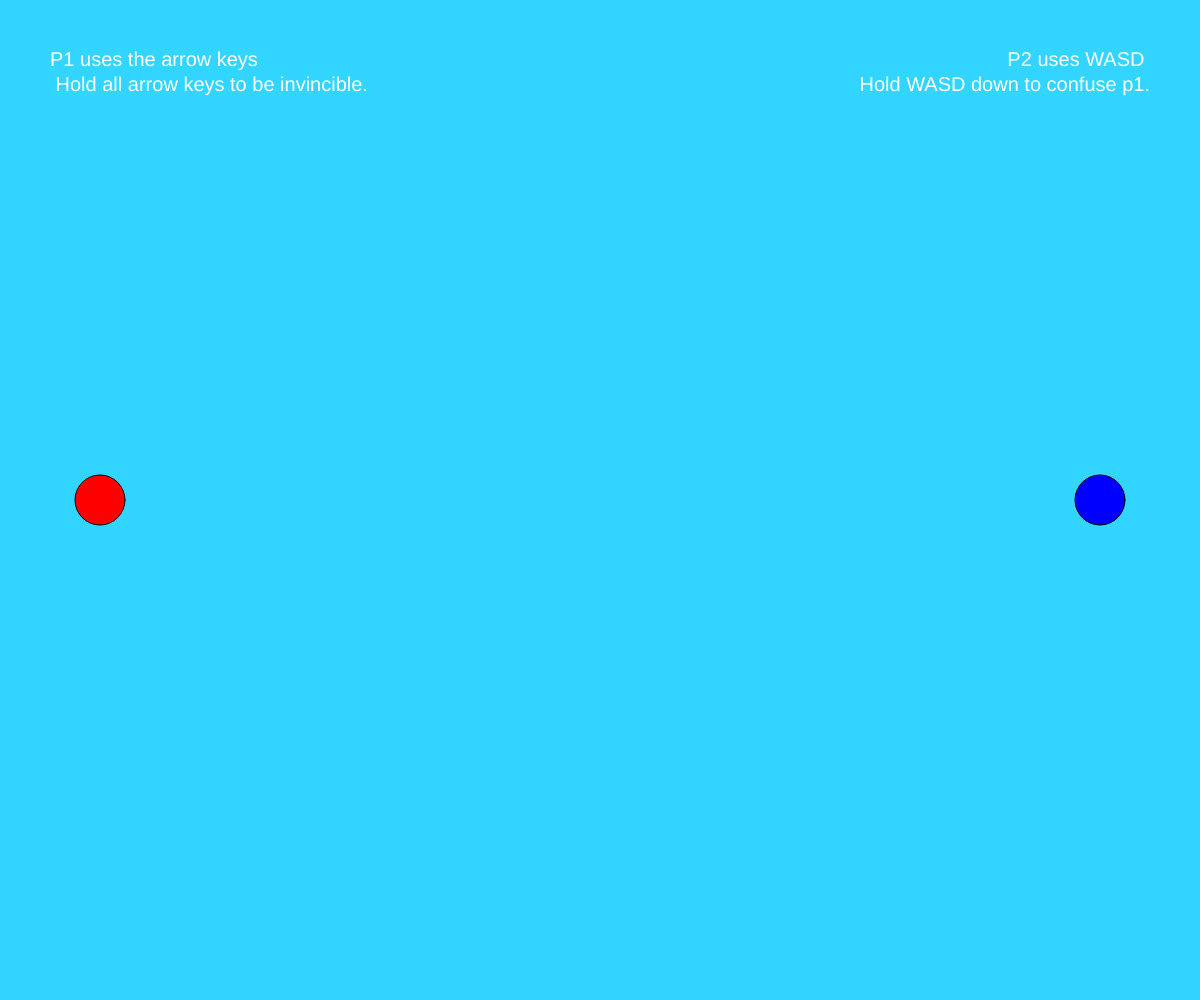
Frame 1 (no input)
Frame 60 (no input): identical to frame 1, image omitted
Frame 120 (the mouse pressed at the canvas centre since frame 60): identical to frame 1, image omitted

The p5.js sketch that drew this single still picture (run headless with seeded random() and noise() and a simulated clock; from frame 60 on, the mouse is pressed at the canvas centre):

// p5.js sketch
// ── sketch.js
// player 1 is "it" and drawn as a red circle
// player 2 is trying to escape capture.
// player 2 moves slightly slower but can teleport from
// bottom to top, left to right, etc. if they go off the edge

var player1X;	// create variables to store
var player1Y;	// player coordinates

var player2X;
var player2Y;

// if the game ends, make this true so we can display a message
var gameOver = false;


function setup() {
	createCanvas(windowWidth, windowHeight);

	// set player starting positions
	player1X = 100;
	player1Y = height/2;
	player2X = width - 100;
	player2Y = height/2;
	
	
	
}

function draw() {
	

	
	// instructions
	
	// only do game logic if game isn't over
	if(!gameOver) {

		// check keys one at a time
		// have the two players collided?
		// the dist function returns the distance between two
		// coordinate pairs in pixels
		var playerDistance = dist(player1X, player1Y, player2X, player2Y);
		
		//using playerDist to redraw
		var scaledX = map(playerDistance, 0, width, 0, 255); 
		var scaledY = map(playerDistance, 0, height, 0, 255);
		background(50,scaledX,scaledY );
		
		
		// PLAYER 1
		// will have inverted controls if too close to p2
		if(playerDistance < 500) {
			
			
			
			
			
			fill(255,255,255);
			textAlign(TOP,CENTER);
			textSize(25);
			text("P1 has inverted controls!", windowWidth/2,100 );
			
		if(keyIsDown(40)) {
			// UP
			// can p1 go up?
			if(player1Y > 10) {
			// if so, move up...
			player1Y = player1Y - 10;
			}
		}

		if(keyIsDown(38)) {
			// DOWN
			// can p1 go down?
			if(player1Y < height - 10) {
				player1Y = player1Y + 10;
			}
		}

		if(keyIsDown(39)) {
			// LEFT
			// check that the player isnt too far left
			if(player1X > 10) {
				player1X = player1X - 10;
			}
		}

		if(keyIsDown(37)) {
			// RIGHT
			// can p1 go right??
			if(player1X < width - 10) {
				player1X = player1X + 10;
			}
		}
			
			
			
			
		}else {
			
			if(keyIsDown(38)) {
			// UP
			// can p1 go up?
			if(player1Y > 10) {
				// if so, move up...
				player1Y = player1Y - 10;
			}
		}

		if(keyIsDown(40)) {
			// DOWN
			// can p1 go down?
			if(player1Y < height - 10) {
				player1Y = player1Y + 10;
			}
		}

		if(keyIsDown(37)) {
			// LEFT
			// check that the player isnt too far left
			if(player1X > 10) {
				player1X = player1X - 10;
			}
		}

		if(keyIsDown(39)) {
			// RIGHT
			// can p1 go right??
			if(player1X < width - 10) {
				player1X = player1X + 10;
			}
		}

	}
		// PLAYER 2
		if(keyIsDown(87)) {
			// UP
			player2Y = player2Y - 5;
		}

		if(keyIsDown(83)) {
			// DOWN
			player2Y = player2Y + 5;
		}
		if(keyIsDown(65)) {
			// LEFT
			player2X = player2X - 5;
		}
		if(keyIsDown(68)) {
			// RIGHT
			player2X = player2X + 5;
		}
		// wrap player 2 rather than constraining, to mix things up
		// has player 2 gone off the right side of the screen?
		if(player2X > width) {
			player2X = 0;
		}
		// has player 2 gone off the left side of the screen?
		if(player2X < 0) {
			player2X = width;
		}
		// has player 2 gone off the bottom of the screen?
		if(player2Y > height) {
			player2Y = 0;
		}

		// has player 2 gone off the top of the screen?
		if(player2Y < 0) {
			player2Y = height;
		}

		fill(255,0,0);	// red for PLAYER 1
		ellipse(player1X, player1Y, 50, 50);
		
		
		//invincible input for p1
		if(keyIsDown(39) && keyIsDown(40) && keyIsDown(38) && keyIsDown(37)){
			playerDistance = 10000000000000;
			fill(20);	// dark grey for PLAYER 1
			ellipse(player1X, player1Y, 50, 50);
			
				
		}
		
		
		
		
		
		fill(0,0,255);	// blue for PLAYER 2
		ellipse(player2X, player2Y, 50, 50);
		
		//Super state for p2, fills the screen with red circles as a cover.
		// also creates another blue ball to trick p1.
		if(keyIsDown(87) && keyIsDown(83) && keyIsDown(65) && keyIsDown(68)){
			
			fill(0,0,255);	// dummy blue ball
			ellipse(player1X+150, player1Y+150, 50, 50);
			
			fill(255,0,0)	// red for PLAYER 1
			ellipse(player2X, player2Y, 50, 50);
			
			
			for(i=0; i<windowHeight; i++){
				fill(255,0,0);;	// red
				ellipse(random(windowWidth), random(windowHeight), 45,45 );
				
			}
			
			
			
			
		}

		
		
		if(playerDistance < 65) {
			// THEYVE COLLIDED! RED WINS!
			gameOver = true;
		}
	} else {

		// if game IS over...
		fill(255,255,255);
		textAlign(CENTER,CENTER);
		textSize(50);
		text("Game Over!", width/2, height/2);

	}
	// instructions
	fill(255,255,255);
	textAlign(LEFT,TOP);
	textSize(20);
	text("P1 uses the arrow keys\n Hold all arrow keys to be invincible.", 50,50);
	
	fill(255,255,255);
	textAlign(RIGHT,TOP);
	textSize(20);
	text("P2 uses WASD \n Hold WASD down to confuse p1.", windowWidth-50,50);
	
}
